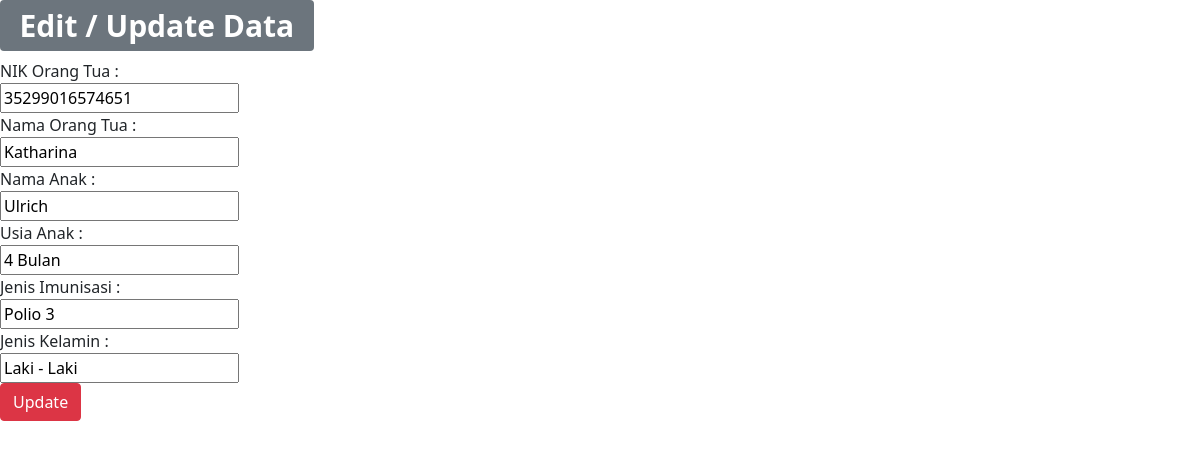
Screenshot of /form_edit.php?id=1 with the database file from the repository.
### tables this page shows
CREATE TABLE `imunisasi_061` (
  `IDPasien` int(11) NOT NULL,
  `NIKOrtu` varchar(50) NOT NULL,
  `NamaOrtu` varchar(50) NOT NULL,
  `NamaAnak` varchar(50) NOT NULL,
  `UsiaAnak` varchar(50) NOT NULL,
  `JenisImun` varchar(50) NOT NULL,
  `JenisKelamin` varchar(50) NOT NULL
);

### form_edit.php (the view, shortened to what this page needs)
<html lang="en">
<head>
</head>
<link rel="stylesheet" type="text/css" href="assets/css/bootstrap.min.css">
<body>
<?php
 include 'koneksi.php';
 $id=$_GET['id'];
$sql = "SELECT * FROM imunisasi_061 where IDPasien=$id";
$hasil = mysqli_query($koneksi, $sql);
?>
<?php
while ($row = mysqli_fetch_array($hasil))
{
?>
    <h1><span class="badge bg-secondary">Edit / Update Data</span></h1>
    <form class="form-horizontal" method="post" action="update.php">
            <div class="form-group">
                <label class="control-label col-sm-2" for="NIKOrtu">NIK Orang Tua :</label>
                <div class="col-sm-10">
                    <input type="text" name="NIKOrtu" value="<?php echo $row['NIKOrtu']?>">
                </div>
            </div>
            <div class="form-group">
                <label class="control-label col-sm-2" for="NamaOrtu">Nama Orang Tua :</label>
                <div class="col-sm-10">
                    <input type="text" name="NamaOrtu" value="<?php echo $row['NamaOrtu']?>">
                </div>
            </div>
            <div class="form-group">
                <label class="control-label col-sm-2" for="NamaAnak">Nama Anak :</label>
                <div class="col-sm-10">
                    <input type="text" name="NamaAnak" value="<?php echo $row['NamaAnak']?>">
                </div>
            </div>
            <div class="form-group">
                <label class="control-label col-sm-2" for="UsiaAnak">Usia Anak :</label>
                <div class="col-sm-10">
                    <input type="text" name="UsiaAnak" value="<?php echo $row['UsiaAnak']?>">
                </div>
            </div>
            <div class="form-group">
                <label class="control-label col-sm-2" for="JenisImun">Jenis Imunisasi :</label>
                <div class="col-sm-10">
                    <input type="text" name="JenisImun" value="<?php echo $row['JenisImun']?>">
                </div>
            </div>
            <div class="form-group">
                <label class="control-label col-sm-2" for="JenisKelamin">Jenis Kelamin :</label>
                <div class="col-sm-10">
                    <input type="text" name="JenisKelamin" value="<?php echo $row['JenisKelamin']?>">
                </div>
            </div>
        <button class="btn btn-danger" type="submit">Update</button>
    </form>
<?php }?>
</body>
</html>

### rows the page displays
imunisasi_061: NIKOrtu "35299016574651", NamaOrtu "Katharina", NamaAnak "Ulrich", UsiaAnak "4 Bulan", JenisImun "Polio 3", JenisKelamin "Laki - Laki"
